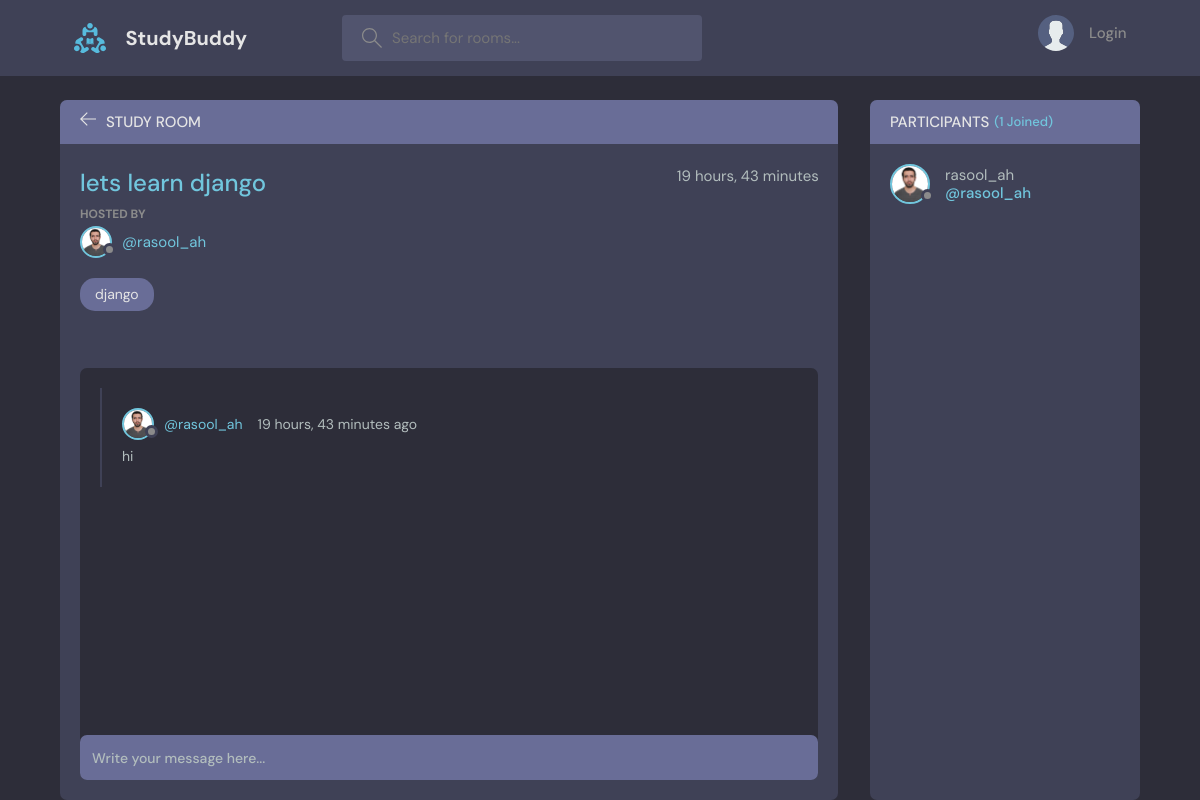
The app's page /room/1/, older data.
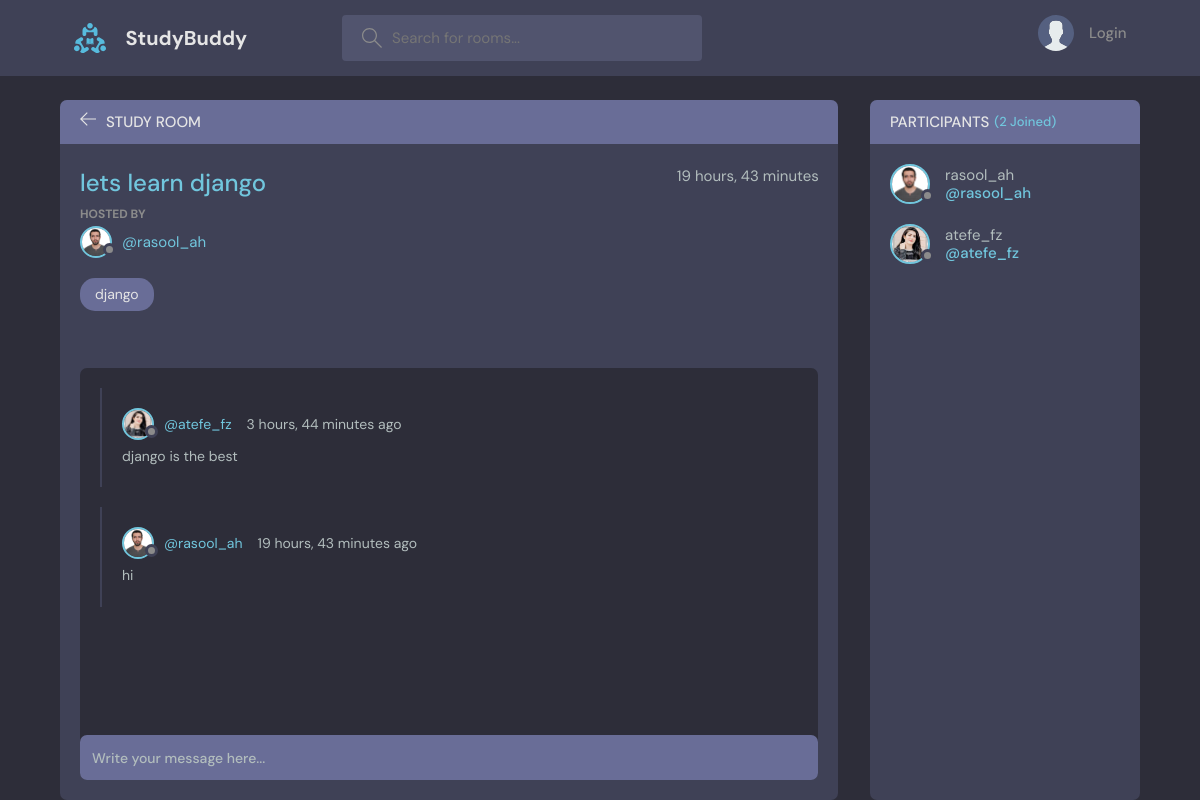
The same page, newer data.
### base/models.py (models this page shows, shortened)
class Message(models.Model):
    user = models.ForeignKey(User, verbose_name=_("user"), on_delete=models.CASCADE)
    room = models.ForeignKey("base.Room", verbose_name=_("room"), on_delete=models.CASCADE)
    body = models.TextField(_("body"))
    updated = models.DateTimeField(_("update"), auto_now=True)
    created = models.DateTimeField(_("create"), auto_now_add=True)
    class Meta:
        ordering = ["-updated","-created"]

class User(AbstractUser):
    name = models.CharField( max_length=200, null=True)
    email = models.EmailField(unique=True, null=True)
    bio = models.TextField(null=True)
    avatar = models.ImageField(null= True, default="avatar.svg")
    USERNAME_FIELD = 'email'
    REQUIRED_FIELDS = []

### base/views.py (the view, shortened to what this page needs)
# urls.py: path("room/<int:id>",views.getRooms),
def room(request, id):
    room = Room.objects.get(pk=id)
    comments = room.message_set.all()
    participents = room.participant.all()
    context={"room": room, "comments": comments, "participents": participents}
    return render(request, "base/room.html", context )

### base/models.py (called while the page is built)
    def __str__(self):
        return self.name

### base/templates/base/room.html (shortened to what this page needs)
{% extends "main.html" %}
{% block content %}
    <main class="profile-page layout layout--2">
      <div class="container">
        <div class="room">
          <div class="room__top">
            <div class="room__topLeft">
              <a href="{%url 'home' %}">
                <svg version="1.1" xmlns="http://www.w3.org/2000/svg" width="32" height="32" viewBox="0 0 32 32">
                  <title>arrow-left</title>
                  <path
                    d="M13.723 2.286l-13.723 13.714 13.719 13.714 1.616-1.611-10.96-10.96h27.625v-2.286h-27.625l10.965-10.965-1.616-1.607z"
                  ></path>
                </svg>
              </a>
              <h3>Study Room</h3>
            </div>
          </div>
          <div class="room__box scroll">
            <div class="room__header scroll">
              <div class="room__info">
                <h3>{{ room.name }}</h3>
                <span>{{ room.created|timesince }}</span>
              </div>
              <div class="room__hosted">
                <p>Hosted By</p>
                <a href="{% url 'user-profile' room.host.id%}" class="room__author">
                  <div class="avatar avatar--small">
                    <img src="{{ room.host.avatar.url }}" />
                  </div>
                  <span>@{{room.host.username}}</span>
                </a>
              </div>
              <span class="room__topics">{{room.topic}}</span>
            </div>
            <div class="room__conversation">
              <div class="threads scroll">
              {% for message in comments  %}
                <div class="thread">
                  <div class="thread__top">
                    <div class="thread__author">
                      <a href="{% url 'user-profile' message.user.id %}" class="thread__authorInfo">
                        <div class="avatar avatar--small">
                          <img src="{{ message.user.avatar.url }}" />
                        </div>
                        <span>@{{message.user.username}}</span>
                      </a>
                      <span class="thread__date">{{message.created|timesince}} ago</span>
                    </div>
                  </div>
                  <div class="thread__details">
                    {{message.body}}
                  </div>
                </div>
                {% endfor %}
              </div>
            </div>
          </div>
          <div class="room__message">
            <form method="post">
              <input name="body" placeholder="Write your message here..." />
            </form>
          </div>
        </div>
        <div class="participants">
          <h3 class="participants__top">Participants <span>({{ participents.count }} Joined)</span></h3>
          <div class="participants__list scroll">
          {% for user in participents  %}
            <a href="{% url 'user-profile' user.id %}" class="participant">
              <div class="avatar avatar--medium">
                <img src="{{ user.avatar.url }}" />
              </div>
              <p>
                {{user.username}}
                <span>@{{user.username}}</span>
              </p>
            </a>
            {% endfor %}
          </div>
        </div>
      </div>
    </main>
    {% endblock content %}

Row changes from the older to the newer data that the page shows:
added Message: user.avatar (picture), user.username "atefe_fz", created "3 hours, 44 minutes", body "django is the best"
added User: avatar (picture), username "atefe_fz"
Text that changed along with them:
{{ participents.count }}: "1" → "2"
